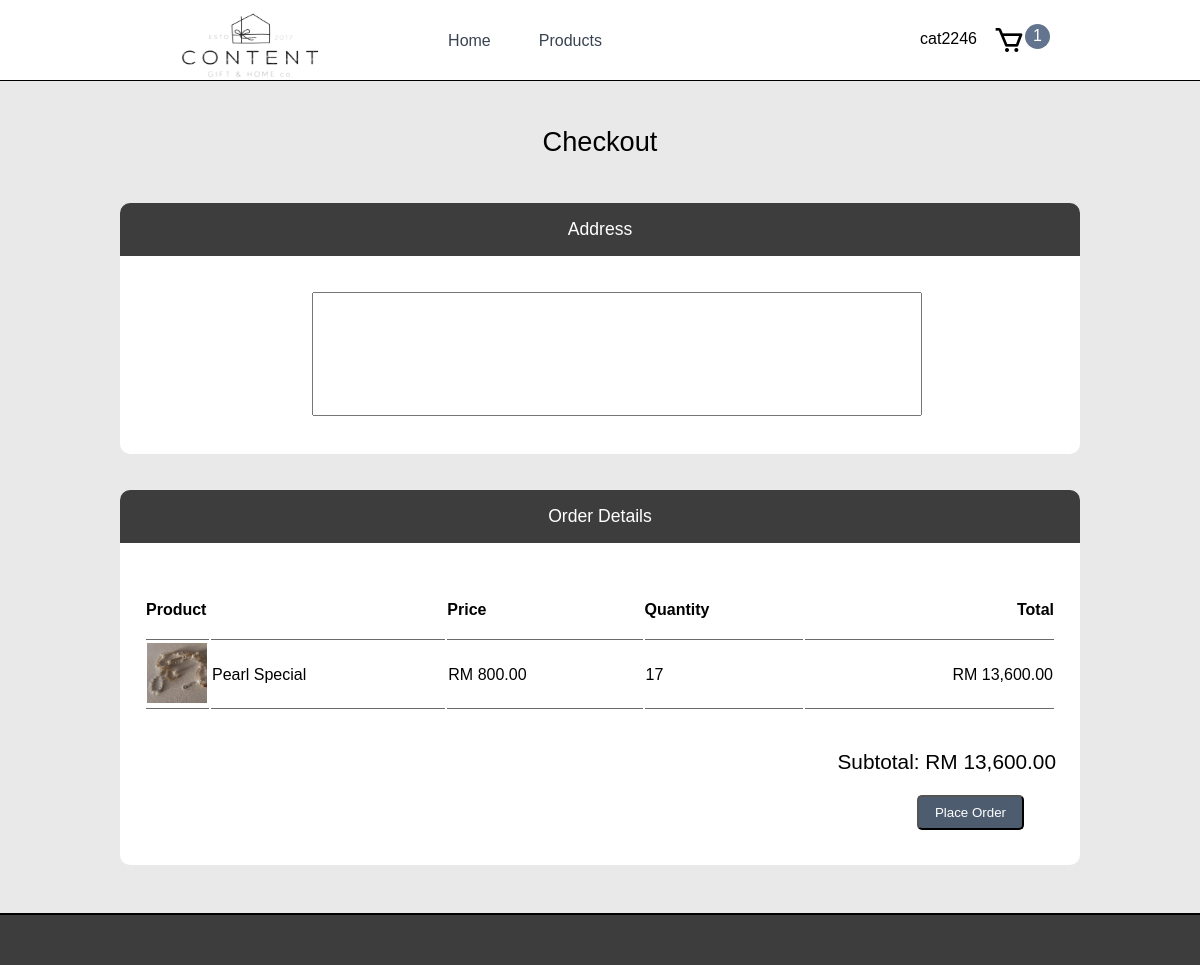
Screenshot of /mycart_paynow.php?cartID=14 (signed in) with the database file from the repository.
### tables this page shows
CREATE TABLE `user` (
  `uid` int(255) NOT NULL,
  `email` varchar(255) NOT NULL,
  `username` varchar(255) NOT NULL,
  `password` varchar(255) NOT NULL,
  `permission` varchar(255) DEFAULT 'member'
);

CREATE TABLE `product` (
  `product_id` int(11) NOT NULL,
  `name` varchar(255) NOT NULL,
  `picture` varchar(255) NOT NULL,
  `price` decimal(10,2) NOT NULL,
  `description` varchar(255) NOT NULL,
  `categories_id` int(11) NOT NULL
);

CREATE TABLE `cart` (
  `cart_id` int(11) NOT NULL,
  `uid` int(11) NOT NULL,
  `product_id` int(11) NOT NULL,
  `amount` int(11) NOT NULL,
  `status` varchar(255) NOT NULL DEFAULT 'unpaid',
  `address` varchar(255) DEFAULT NULL,
  `tracking_num` varchar(255) DEFAULT NULL,
  `date` date DEFAULT NULL
);

### mycart_paynow.php (the view, shortened to what this page needs)
<?php
    $uid = "";
    if(isset($_SESSION["member"]) === true){
        $uid = $_SESSION['uid'];
        $sql_userInformation = "SELECT * FROM user WHERE uid='$uid'";
        $res_userInformation = mysqli_query($conn, $sql_userInformation);
        $row_userInformation = mysqli_fetch_array($res_userInformation);
        $username = $row_userInformation['username'];
    }
    $cartID = $_REQUEST['cartID'];
    $cartAmount = 0;
    $sql_getCartAmount = "SELECT * FROM cart WHERE uid='$uid' AND status='unpaid'";
    $res_getCartAmount = mysqli_query($conn, $sql_getCartAmount);
    if(mysqli_num_rows($res_getCartAmount) > 0){
        while($row = mysqli_fetch_array($res_getCartAmount)){
            $cartAmount = $cartAmount + 1;
        }
    }
?>
<!DOCTYPE html>
<html lang="en">
<head>
    <link rel="stylesheet" href="css/styles.css">
    <link href='https://unpkg.com/boxicons@2.0.7/css/boxicons.min.css' rel='stylesheet'>
</head>
<body class="body">
    <header>
        <div class="container-wrapper">
            <div class="homepage"><img src ="../shopping_system/css/images/logo1.png"  width="200" height="100" alt="mars bg" /><ul></div>
            <div class="nav-bar">
                <div class="nav-bar-items" onclick="window.location='homepage.php'">
                    <p>Home</p>
                </div>
                <div class="nav-bar-items" onclick="window.location='product.php'">
                    <p>Products</p>
                </div>
            </div>
            <div class="cart-items">
                <?php if(empty($uid)){ ?>
                    <span id="login-register" onclick="openForm()">Login/Register</span>
                <?php }else{ ?>
                    <span id="login-register" onclick="openForm()"><?php echo $username;?></span>
                <?php } ?>
                <i onclick="window.location='mycart.php'" class='bx bx-cart'></i>
                <span id="cart-items-circle">
                    <?php echo $cartAmount; ?>
                </span>
            </div>
        </div>
    </header>
    <section>
        <br>
        <p id="product-header">Checkout</p>
        <br>
        <form action="<?php $_SERVER['PHP_SELF']; ?>" method="post" enctype="multipart/form-data">
            <div class="mycart-paynow-container">
                <div id="mycart-paynow-address-header">
                    <span>Address</span>
                </div>
                <div class="mycart-paynow-payment-details">
                    <br><br>
                    <textarea required name="address" id="paynow-address"></textarea>
                </div>
                <br>
            </div>
            <br><br>
            <div class="mycart-paynow-container">
                <div id="mycart-paynow-address-header">
                    <span>Order Details</span>
                </div>
                <div class="mycart-paynow-payment-details2">
                    <br><br>
                    <table id="styling-table2">
                        <tr>
                            <th style="width: 63px;">Product</th>
                            <th></th>
                            <th>Price</th>
                            <th>Quantity</th>
                            <th style="text-align: right;">Total</th>
                        </tr>
                        <?php
                            $sql_cartInformation = "SELECT * FROM cart WHERE cart_id='$cartID'";
                            $res_cartInformation = mysqli_query($conn, $sql_cartInformation);
                            $row_cartInformation = mysqli_fetch_array($res_cartInformation);
                            $productID = $row_cartInformation['product_id'];
                            $sql_productInformation = "SELECT * FROM product WHERE product_id='$productID'";
                            $res_productInformation = mysqli_query($conn, $sql_productInformation);
                            $row_productInformation = mysqli_fetch_array($res_productInformation);
                            $productPrice = $row_productInformation['price'];
                            $productAmount = $row_cartInformation['amount'];
                            $totalPrice = $productAmount * $productPrice;
                            $totalPrice = number_format($totalPrice, 2);
                            echo "<tr>";
                                echo "<td><image style='width: 60px; height: 60px;' src='resource/product_pic/".$row_productInformation['picture']."'></image></td>";
                                echo "<td>".$row_productInformation['name']."</td>";
                                echo "<td>RM ".$row_productInformation['price']."</td>";
                                echo "<td>".$row_cartInformation['amount']."</td>";
                                echo "<td style='text-align: right;'>RM ".$totalPrice."</td>";
                            echo "</tr>";
                        ?>
                    </table>
                    <br>
                    <p id="checkout-subtotal">Subtotal: RM <?php echo $totalPrice; ?></p>
                    <input type="submit" value="Place Order" name="submit" id="checkout-btn"></input>
                    <br><br>
                </div>
                <br>
            </div>
        </form>
    </section>
    <footer>
    </footer>
</body>
</html>

### css/styles.css (style rules this page uses)
body { margin: 0px; padding: 0px; padding-bottom: 100px; font-family:'Franklin Gothic Light', 'Arial Narrow', Arial, sans-serif; background-color:rgb(233, 233, 233); }
section { background-color:rgb(233, 233, 233); }
header { height: 80px; border-bottom: 1px solid black; background-color: white; }
.container-wrapper { margin: auto; width: 75%; height: 80px; display: flex; }
.nav-bar { display: flex; width: 100%; justify-content: center; }
.nav-bar-items { margin-top: 1rem; }
.nav-bar-items p { color: #394352; margin-left: 1.5rem; margin-right: 1.5rem; }
.cart-items { width: 100%; display: flex; justify-content: right; margin-top: 1.5rem; }
.cart-items i { font-size: 2rem; }
#cart-items-circle { border-radius: 50%; background-color: #63748e; color: #fff; width: 25px; height: 25px; line-height: 23px; text-align: center; }
#login-register { line-height: 30px; margin-right: 1rem; }
#product-header { text-align: center; font-size: 1.7rem; }
.mycart-paynow-container { width: 80%; margin: auto; background-color: white; padding-bottom: 1rem; border-radius: 10px 10px; }
#paynow-address { width: 100%; height: 90px; padding: 1rem; font-family: 'Gill Sans', 'Gill Sans MT', Calibri, 'Trebuchet MS', sans-serif; }
#mycart-paynow-address-header { width: 100%; border-radius: 10px 10px 0px 0px; background-color: rgb(61, 61, 61); text-align: center; color: white; font-size: 1.1rem; padding-top: 1rem; padding-bottom: 1rem; }
.mycart-paynow-payment-details { width: 60%; margin: auto; }
.mycart-paynow-payment-details2 { width: 95%; margin: auto; }
.mycart-paynow-payment-details textarea { resize: none; }
#styling-table2 { width: 100%; }
#styling-table2 th { padding: 20px 0; border-bottom: 1px solid rgb(107, 107, 107); text-align: left; }
#styling-table2 td { border-bottom: 1px solid rgb(107, 107, 107); }
#checkout-subtotal { text-align: right; font-size: 1.3rem; }
#checkout-btn { background-color: #4e5c70; padding-top: 0.5rem; padding-bottom: 0.5rem; padding-left: 1rem; padding-right: 1rem; color: white; float: right; display: inline; border-radius: 5px; margin-right: 2rem; }
footer { margin-top: 4rem; border-top: 2px solid black; width: 100%; height: 50px; background-color:rgb(61, 61, 61); text-align: center; position: fixed; bottom: 0px; left: 0px; }

### rows the page displays
user: username "cat2246"
product: picture (picture), name "Pearl Special", price "800.00"
cart: amount "17", amount.price "13,600.00"

### other values shown
$cartAmount "1"
